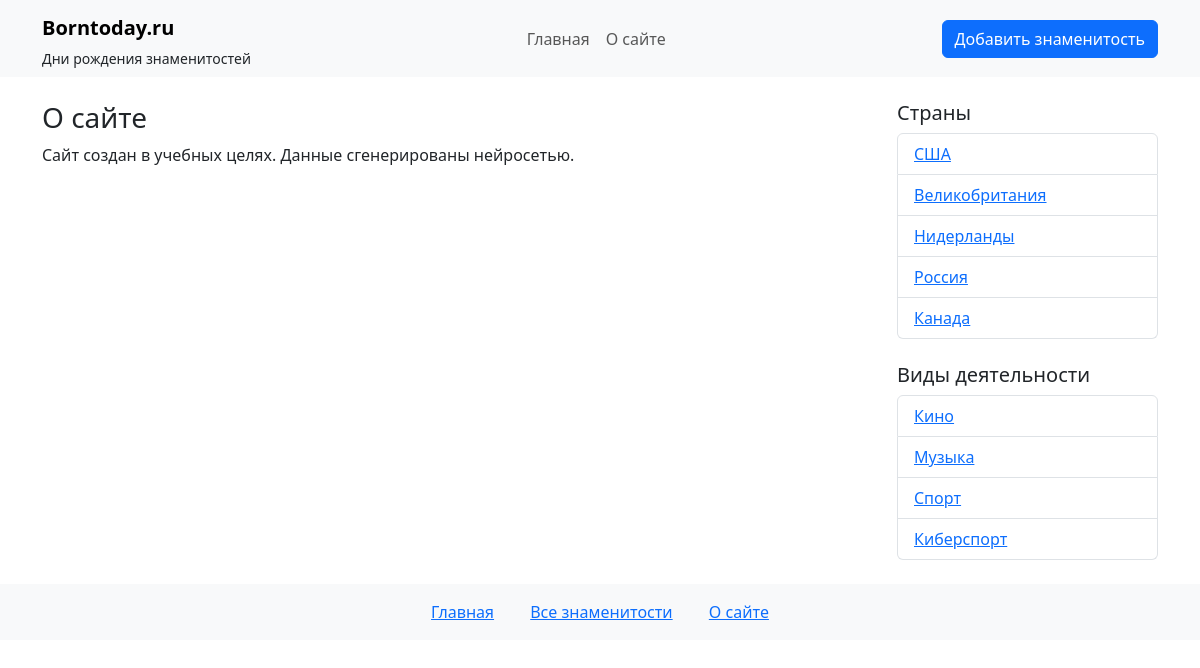
The page /about/ on the database its author committed.
### star/models.py (models this page shows, shortened)
class Country(models.Model):
   name = models.CharField(max_length=100)  # Название страны
   slug = models.SlugField(max_length=255, blank=True, unique=False, db_index=True, verbose_name="URL")
   class Meta:
       verbose_name = 'Страна'
       verbose_name_plural = 'Страны'

class Category(models.Model):
    title = models.CharField(max_length=100)  # Название категории
    slug = models.SlugField(max_length=255, blank=True, db_index=True, verbose_name="URL")
    class Meta:
        verbose_name = 'Категория'
        verbose_name_plural = 'Категории'

### star/views.py (the view)
# urls.py: path('about/', views.about, name='about'),
def about(request):
    countries = Country.objects.all()
    categories = Category.objects.all()
    context = {
        'title': 'О сайте',
        'description': 'Сайт создан в учебных целях. Данные сгенерированы нейросетью.',
        'star_countries': countries,
        'star_categories': categories,
    }
    return render(request, 'star/about.html', context)

### star/templates/star/about.html (shortened to what this page needs)
{% extends 'star/base.html' %}
{% block content %}
<h3>О сайте</h3>
<p>
{{ description }}
{% endblock %}

### star/templates/star/sidebar.html
<div class="col-md-3">
 <h5>Страны</h5>
 <ul class="list-group mb-4">
   {% for country in star_countries %}
   <li class="list-group-item">
     <a href="{% url 'stars_by_country' country.slug %}">{{country.name}}</a>
   </li>
   {% endfor %}
 </ul>
 <h5>Виды деятельности</h5>
 <ul class="list-group">
   {% for cat in star_categories %}
   <li class="list-group-item">
     <a href="{% url 'stars_by_category' cat.slug %}">{{ cat.title }}</a>
   </li>
   {% endfor %}
 </ul>
</div>

### rows shown on the page
Country: name "США"
Country: name "Великобритания"
Country: name "Нидерланды"
Country: name "Россия"
Country: name "Канада"
Category: title "Кино"
Category: title "Музыка"
Category: title "Спорт"
Category: title "Киберспорт"

### other values the page prints
{{ description }} "Сайт создан в учебных целях. Данные сгенерированы нейросетью."
